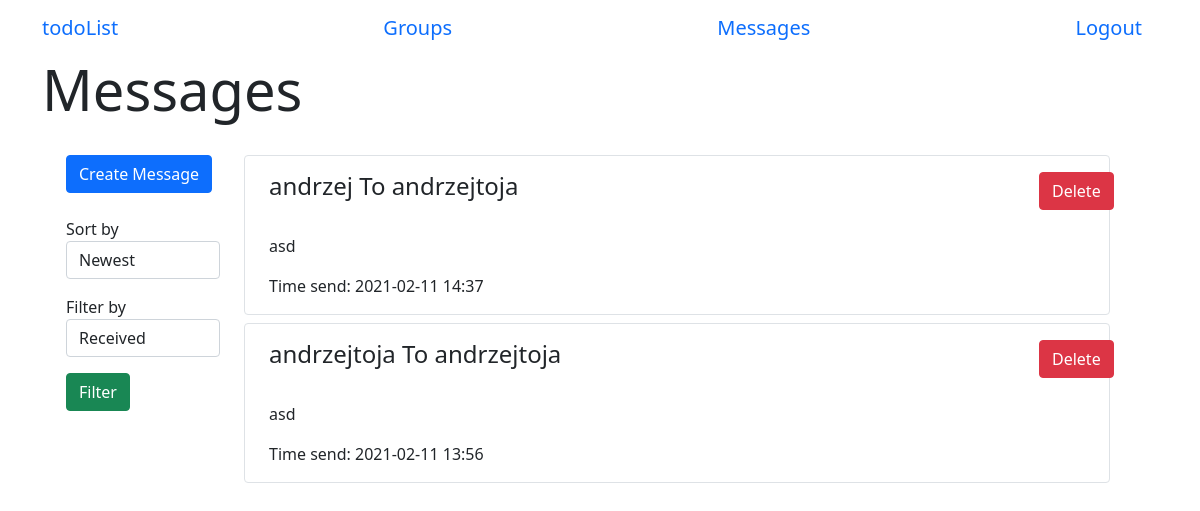
Screenshot of /messages (signed in) with the database file from the repository.
### app/models.py (models this page shows, shortened)
class Message(db.Model):
    id = db.Column(db.Integer, primary_key=True)
    text = db.Column(db.String(500))
    timestamp = db.Column(db.DateTime, index=True, default=datetime.now())
    sender_id = db.Column(db.Integer, db.ForeignKey('user.id'))
    receiver_id = db.Column(db.Integer, db.ForeignKey('user.id'))

class User(UserMixin, db.Model):
    id = db.Column(db.Integer, primary_key=True)
    username = db.Column(db.String(64), index=True, unique=True)
    email = db.Column(db.String(64), index=True, unique=True)
    password_hash = db.Column(db.String(128))
    tasks = db.relationship('Task', backref='author', lazy='dynamic')
    sent_messages = db.relationship('Message', backref="sender", lazy='dynamic', foreign_keys='Message.sender_id')
    messages = db.relationship('Message', backref="receiver", lazy='dynamic', foreign_keys='Message.receiver_id')
    authenticated = db.Column(db.Boolean, index=True, default=False)
    groups = db.relationship(
        'Group',
        secondary=group_table,
        back_populates="users")
    def get_messages(self):
        return Message.query.filter_by(receiver_id=self.id).order_by(Message.timestamp.desc())

### app/routes.py (the view)
@login_required
@app.route('/messages', methods=['GET', 'POST'])
def messages():
    form = MessageFilterForm()
    msg = current_user.get_messages()
    if form.validate_on_submit():
        msg = current_user.get_messages_filtered(form.sort_by.data, form.filter_by.data)
    return render_template('messages.html', form=form, messages=msg)

### app/forms.py
class MessageFilterForm(FlaskForm):
    sort_by = SelectField('Sort by', choices=['Newest', 'Oldest'], validators=[])
    filter_by = SelectField('Filter by', choices=['Received', 'Sent', "All"], validators=[])
    submit = SubmitField('Filter')

### app/models.py (called while the page is built)
@login.user_loader
def load_user(id):
    return User.query.get(int(id))

### app/templates/messages.html (shortened to what this page needs)
{% extends 'base.html' %}
{% block start %}Messages{% endblock %}
{% block body %}
    <div class="container row">
        <div class="container col-2">
            <form class="col-4 form-temp mt-3" action="/create_message">
                <input type="submit" class="btn btn-primary btn-block" value='Create Message'></input>
            </form>
            <form action="" method="POST">
                <div>
                    <p class="mt-4">
                        {{ form.sort_by.label }}
                        {{ form.sort_by(class_="form-control") }}
                    </p>
                    <p>
                        {{ form.filter_by.label }}
                        {{ form.filter_by(class_="form-control") }}
                    </p>
                    <p>
                        {{ form.submit(class_="btn btn-success") }}
                    </p>
                </div>
            </form>
        </div>
        <div class="container col-10 mt-3">
            {% if messages %}
                {% for message in messages %}
                    <div class="container border rounded mb-2">
                        <div class="row mt-3">
                            <h4 class="col-11">{{ message.sender.username }} To {{ message.receiver.username }}</h4>
                            <form class="col-1 form-temp" action={{ "delete_message/" + message.id|string }}>
                                <input type="submit" class="btn btn-danger" value='Delete'></input>
                            </form>
                        </div>
                        <p class="mt-4">
                            {% autoescape false %}
                            {{ message.text }}
                            {% endautoescape %}
                        </p>
                        <p>Time send: {{ message.timestamp.strftime("%Y-%m-%d %H:%M") }}</p>
                    </div>
                {% endfor %}
            {% else %}
                <div class="container m-auto">
                    You have no messages!
                </div>
            {% endif %}
        </div>
    </div>
{% endblock %}

### app/static/css/main.css (style rules this page uses)
* { box-sizing: border-box }
body { font-family: 'Montserrat', sans-serif; overflow-y:scroll; }
.form-temp { display: flex; flex-direction: row; }

### rows the page displays
Message: sender.username "andrzej", receiver.username "andrzejtoja", text "asd", timestamp "2021-02-11 14:37"
Message: sender.username "andrzejtoja", receiver.username "andrzejtoja", text "asd", timestamp "2021-02-11 13:56"
